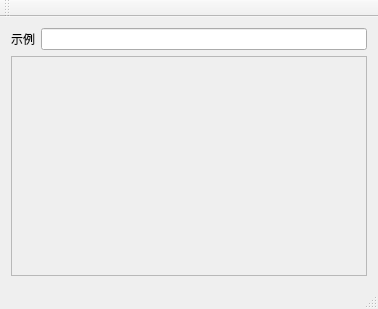
<?xml version="1.0" encoding="UTF-8"?>
<ui version="4.0">
 <class>Test11_1AClass</class>
 <widget class="QMainWindow" name="Test11_1AClass">
  <property name="geometry">
   <rect>
    <x>0</x>
    <y>0</y>
    <width>378</width>
    <height>309</height>
   </rect>
  </property>
  <property name="windowTitle">
   <string>Test11_1A</string>
  </property>
  <widget class="QWidget" name="centralWidget">
   <layout class="QVBoxLayout" name="verticalLayout">
    <item>
     <layout class="QHBoxLayout" name="horizontalLayout">
      <item>
       <widget class="QLabel" name="label">
        <property name="text">
         <string>示例</string>
        </property>
       </widget>
      </item>
      <item>
       <widget class="QLineEdit" name="lineEdit"/>
      </item>
     </layout>
    </item>
    <item>
     <widget class="CircleWidget" name="frame">
      <property name="sizePolicy">
       <sizepolicy hsizetype="Preferred" vsizetype="Expanding">
        <horstretch>0</horstretch>
        <verstretch>0</verstretch>
       </sizepolicy>
      </property>
      <property name="frameShape">
       <enum>QFrame::StyledPanel</enum>
      </property>
      <property name="frameShadow">
       <enum>QFrame::Raised</enum>
      </property>
     </widget>
    </item>
   </layout>
  </widget>
  <widget class="QMenuBar" name="menuBar">
   <property name="geometry">
    <rect>
     <x>0</x>
     <y>0</y>
     <width>378</width>
     <height>23</height>
    </rect>
   </property>
  </widget>
  <widget class="QToolBar" name="mainToolBar">
   <attribute name="toolBarArea">
    <enum>TopToolBarArea</enum>
   </attribute>
   <attribute name="toolBarBreak">
    <bool>false</bool>
   </attribute>
  </widget>
  <widget class="QStatusBar" name="statusBar"/>
 </widget>
 <layoutdefault spacing="6" margin="11"/>
 <customwidgets>
  <customwidget>
   <class>CircleWidget</class>
   <extends>QFrame</extends>
   <header>CircleWidget.h</header>
   <container>1</container>
  </customwidget>
 </customwidgets>
 <resources>
  <include location="test11_1a.qrc"/>
 </resources>
 <connections/>
</ui>
